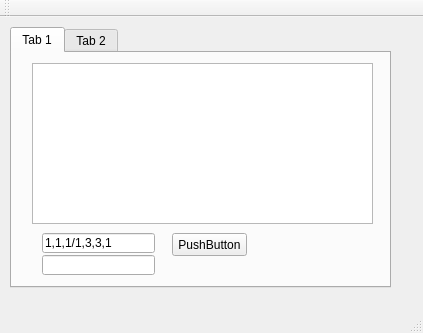
<?xml version="1.0" encoding="UTF-8"?>
<ui version="4.0">
 <class>MainWindow</class>
 <widget class="QMainWindow" name="MainWindow">
  <property name="geometry">
   <rect>
    <x>0</x>
    <y>0</y>
    <width>423</width>
    <height>333</height>
   </rect>
  </property>
  <property name="windowTitle">
   <string>MainWindow</string>
  </property>
  <widget class="QWidget" name="centralWidget">
   <widget class="QTabWidget" name="tabWidget">
    <property name="geometry">
     <rect>
      <x>10</x>
      <y>10</y>
      <width>381</width>
      <height>261</height>
     </rect>
    </property>
    <property name="currentIndex">
     <number>0</number>
    </property>
    <widget class="QWidget" name="tab">
     <attribute name="title">
      <string>Tab 1</string>
     </attribute>
     <widget class="QPushButton" name="pushButton">
      <property name="geometry">
       <rect>
        <x>160</x>
        <y>180</y>
        <width>75</width>
        <height>23</height>
       </rect>
      </property>
      <property name="text">
       <string>PushButton</string>
      </property>
     </widget>
     <widget class="QTextEdit" name="textEdit">
      <property name="geometry">
       <rect>
        <x>20</x>
        <y>10</y>
        <width>341</width>
        <height>161</height>
       </rect>
      </property>
     </widget>
     <widget class="QLineEdit" name="lineEdit">
      <property name="geometry">
       <rect>
        <x>30</x>
        <y>180</y>
        <width>113</width>
        <height>20</height>
       </rect>
      </property>
      <property name="text">
       <string>1,1,1/1,3,3,1</string>
      </property>
     </widget>
     <widget class="QLineEdit" name="lineEdit_2">
      <property name="geometry">
       <rect>
        <x>30</x>
        <y>202</y>
        <width>113</width>
        <height>20</height>
       </rect>
      </property>
     </widget>
    </widget>
    <widget class="QWidget" name="tab_2">
     <attribute name="title">
      <string>Tab 2</string>
     </attribute>
     <widget class="QWidget" name="widget" native="true">
      <property name="geometry">
       <rect>
        <x>19</x>
        <y>19</y>
        <width>341</width>
        <height>81</height>
       </rect>
      </property>
     </widget>
     <widget class="QWidget" name="widget_2" native="true">
      <property name="geometry">
       <rect>
        <x>20</x>
        <y>109</y>
        <width>331</width>
        <height>91</height>
       </rect>
      </property>
     </widget>
    </widget>
   </widget>
  </widget>
  <widget class="QMenuBar" name="menuBar">
   <property name="geometry">
    <rect>
     <x>0</x>
     <y>0</y>
     <width>423</width>
     <height>21</height>
    </rect>
   </property>
  </widget>
  <widget class="QToolBar" name="mainToolBar">
   <attribute name="toolBarArea">
    <enum>TopToolBarArea</enum>
   </attribute>
   <attribute name="toolBarBreak">
    <bool>false</bool>
   </attribute>
  </widget>
  <widget class="QStatusBar" name="statusBar"/>
 </widget>
 <layoutdefault spacing="6" margin="11"/>
 <resources/>
 <connections/>
</ui>
